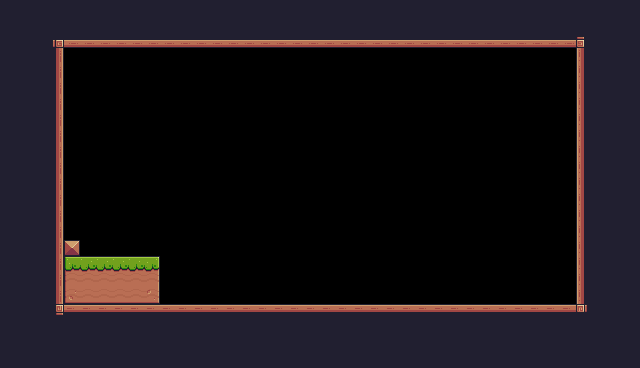

The image is a tile-based game level rendered from a .tmx file. Its description and complete source (layers, tilesets, objects, tile grids) follow:
An orthogonal 40x23 tile map with 16x16 px tiles, 1 tile layer (Background).

<map version="1.10" tiledversion="1.10.2" orientation="orthogonal" renderorder="right-down" width="40" height="23" tilewidth="16" tileheight="16" infinite="0" nextlayerid="2" nextobjectid="1">
 <tileset firstgid="1" source="Pixel Adventure.tsx" />
 <layer id="1" name="Background" width="40" height="23">
  <data encoding="csv">
24,24,24,24,24,24,24,24,24,24,24,24,24,24,24,24,24,24,24,24,24,24,24,24,24,24,24,24,24,24,24,24,24,24,24,24,24,24,24,24,
24,24,24,24,24,24,24,24,24,24,24,24,24,24,24,24,24,24,24,24,24,24,24,24,24,24,24,24,24,24,24,24,24,24,24,24,24,24,24,24,
24,24,24,92,134,134,134,134,134,134,134,134,134,134,134,134,134,134,134,134,134,134,134,134,134,134,134,134,134,134,134,134,134,134,134,134,93,24,24,24,
112,112,112,113,0,0,0,0,0,0,0,0,0,0,0,0,0,0,0,0,0,0,0,0,0,0,0,0,0,0,0,0,0,0,0,0,111,24,24,24,
24,24,24,113,0,0,0,0,0,0,0,0,0,0,0,0,0,0,0,0,0,0,0,0,0,0,0,0,0,0,0,0,0,0,0,0,111,24,24,24,
24,24,24,113,0,0,0,0,0,0,0,0,0,0,0,0,0,0,0,0,0,0,0,0,0,0,0,0,0,0,0,0,0,0,0,0,111,24,24,24,
24,24,24,113,0,0,0,0,0,0,0,0,0,0,0,0,0,0,0,0,0,0,0,0,0,0,0,0,0,0,0,0,0,0,0,0,111,24,24,24,
24,24,24,113,0,0,0,0,0,0,0,0,0,0,0,0,0,0,0,0,0,0,0,0,0,0,0,0,0,0,0,0,0,0,0,0,111,24,24,24,
24,24,112,113,0,0,0,0,0,0,0,0,0,0,0,0,0,0,0,0,0,0,0,0,0,0,0,0,0,0,0,0,0,0,0,0,111,24,24,24,
24,24,112,113,0,0,0,0,0,0,0,0,0,0,0,0,0,0,0,0,0,0,0,0,0,0,0,0,0,0,0,0,0,0,0,0,111,24,24,24,
24,112,112,113,0,0,0,0,0,0,0,0,0,0,0,0,0,0,0,0,0,0,0,0,0,0,0,0,0,0,0,0,0,0,0,0,111,24,24,24,
24,112,112,113,0,0,0,0,0,0,0,0,0,0,0,0,0,0,0,0,0,0,0,0,0,0,0,0,0,0,0,0,0,0,0,0,111,24,24,24,
24,112,112,113,0,0,0,0,0,0,0,0,0,0,0,0,0,0,0,0,0,0,0,0,0,0,0,0,0,0,0,0,0,0,0,0,111,24,24,24,
24,112,112,113,0,0,0,0,0,0,0,0,0,0,0,0,0,0,0,0,0,0,0,0,0,0,0,0,0,0,0,0,0,0,0,0,111,24,24,24,
24,24,24,113,0,0,0,0,0,0,0,0,0,0,0,0,0,0,0,0,0,0,0,0,0,0,0,0,0,0,0,0,0,0,0,0,111,24,24,24,
24,24,24,113,35,0,0,0,0,0,0,0,0,0,0,0,0,0,0,0,0,0,0,0,0,0,0,0,0,0,0,0,0,0,0,0,111,24,24,24,
24,24,24,113,7,8,8,8,8,9,0,0,0,0,0,0,0,0,0,0,0,0,0,0,0,0,0,0,0,0,0,0,0,0,0,0,111,24,24,24,
24,24,24,113,29,30,30,30,30,31,0,0,0,0,0,0,0,0,0,0,0,0,0,0,0,0,0,0,0,0,0,0,0,0,0,0,111,24,24,24,
24,24,112,113,51,52,52,52,52,53,0,0,0,0,0,0,0,0,0,0,0,0,0,0,0,0,0,0,0,0,0,0,0,0,0,0,111,24,24,24,
24,24,24,114,90,90,90,90,90,90,90,90,90,90,90,90,90,90,90,90,90,90,90,90,90,90,90,90,90,90,90,90,90,90,90,90,115,24,24,24,
24,24,24,24,24,24,24,24,24,24,24,24,24,24,24,24,24,24,24,24,24,24,24,24,24,24,24,24,24,24,24,24,24,24,24,24,24,24,24,24,
24,24,24,24,24,24,24,24,24,24,24,24,24,24,24,24,24,24,24,24,24,24,24,24,24,24,24,24,24,24,24,24,24,24,24,24,24,24,24,24,
24,24,24,24,24,24,24,24,24,24,24,24,24,24,24,24,24,24,24,24,24,24,24,24,24,24,24,24,24,24,24,24,24,24,24,24,24,24,24,24
</data>
 </layer>
</map>
